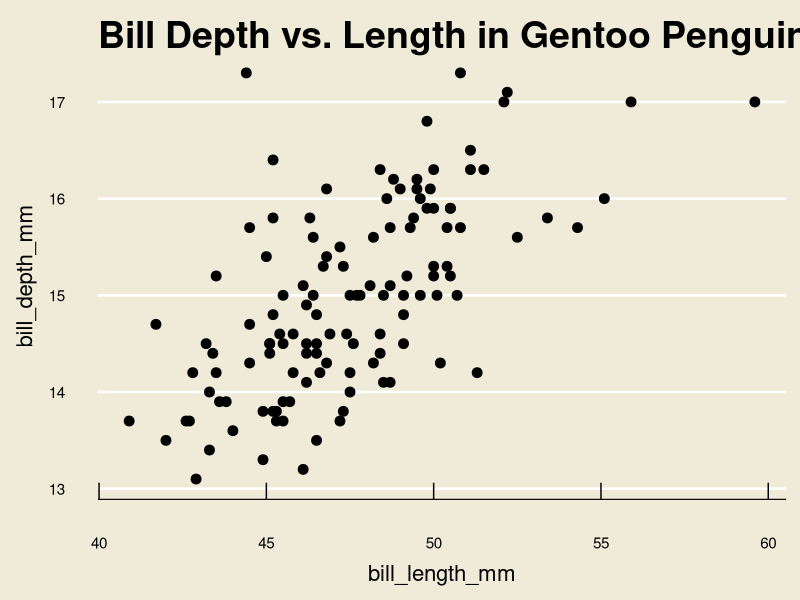
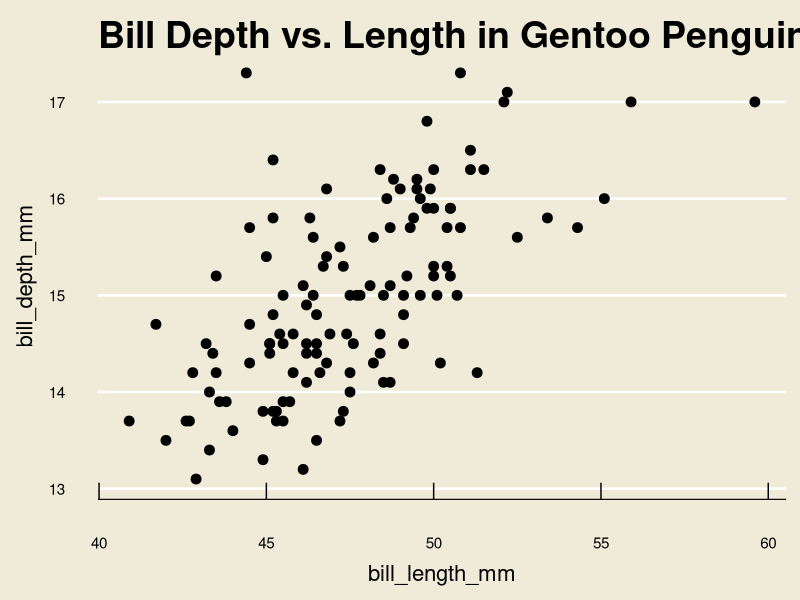
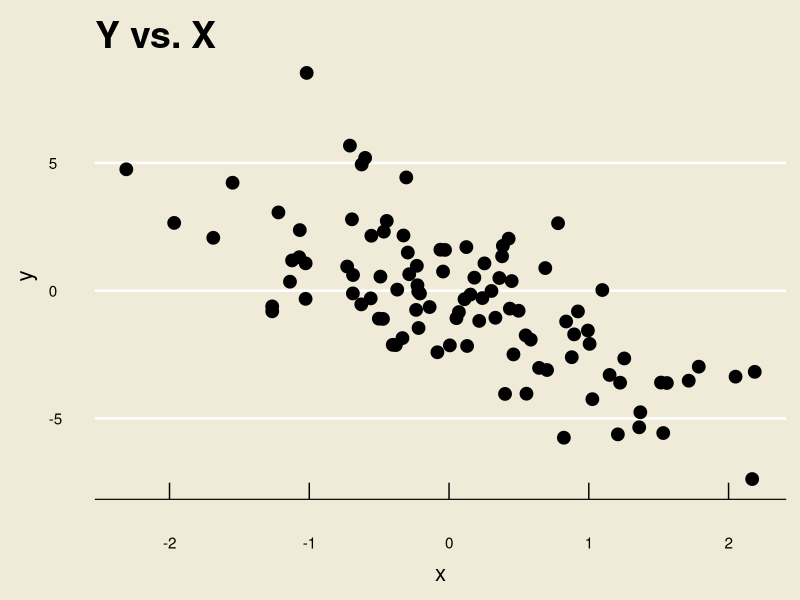
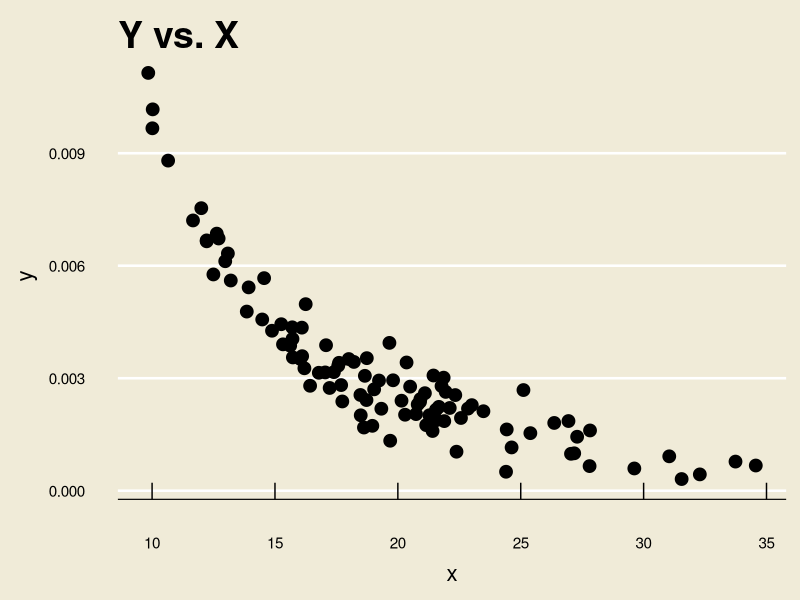
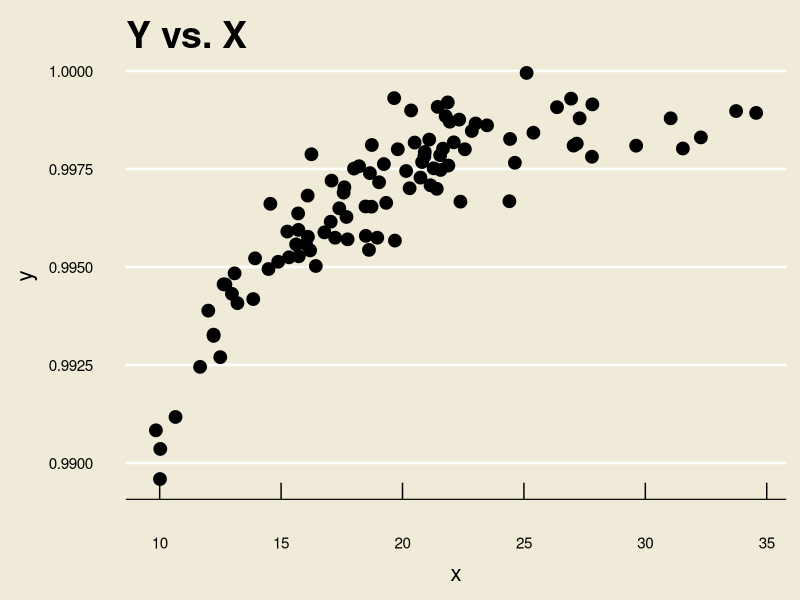
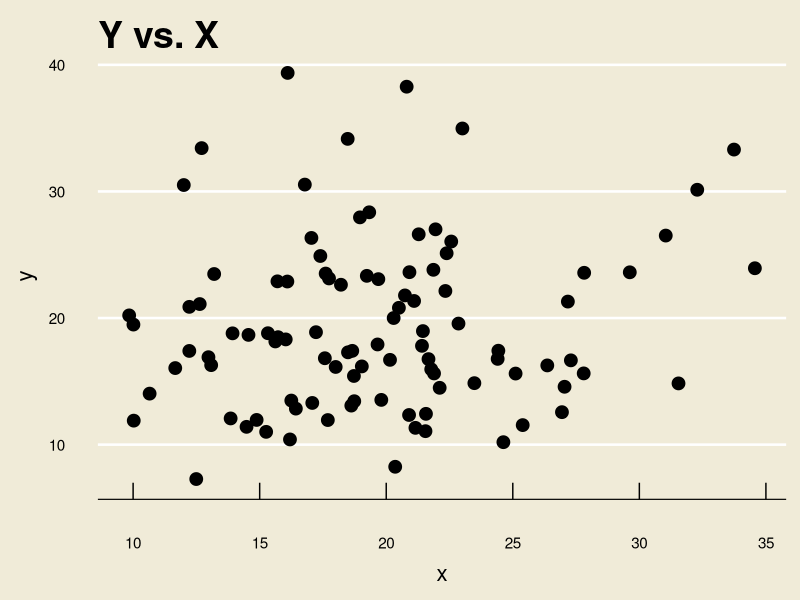
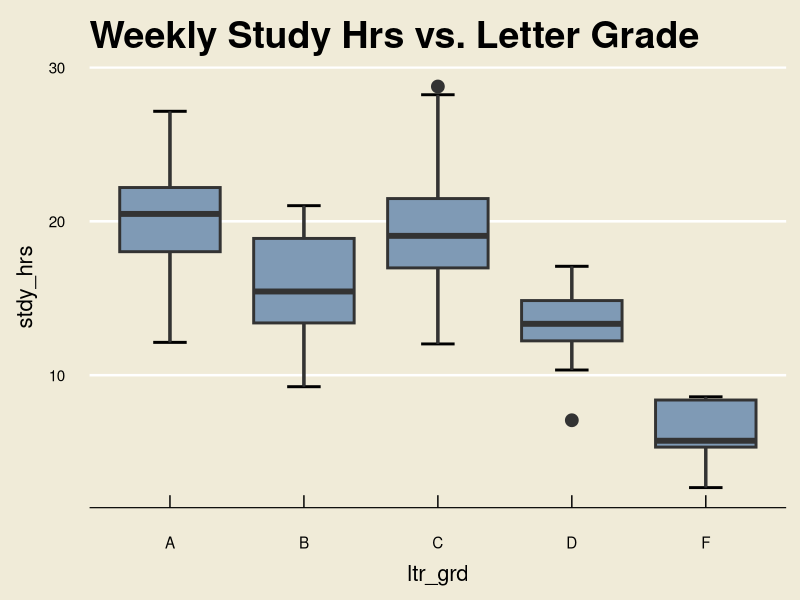
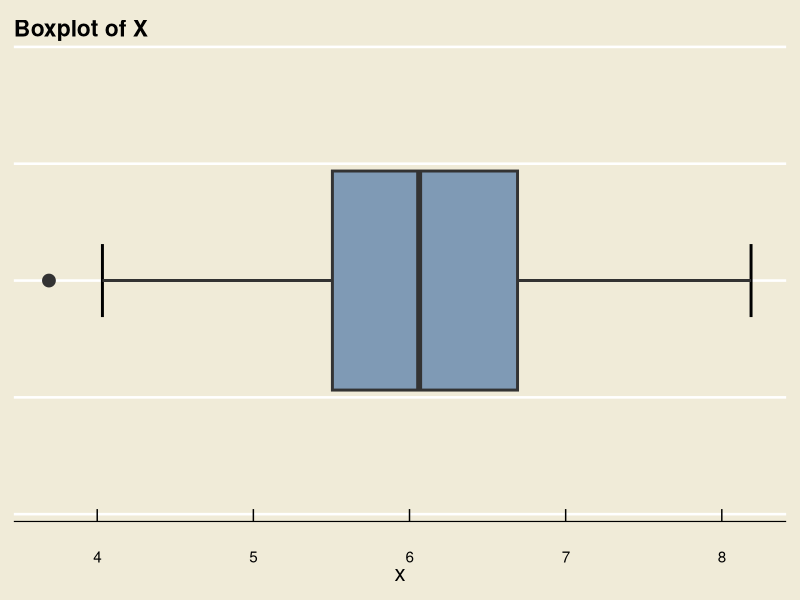

The R script that drew these images, in order:
## ---- chunk 1
library(tidyverse)
library(ggthemes)
## ---- chunk 2
#| class-output: hscroll

library(palmerpenguins)
library(tibble)

# cat(format(as_tibble(mtcars))[-3L], sep = "\n")
gentoo <- penguins %>% filter(species == "Gentoo")

cat(format(as_tibble(gentoo[,3:4]))[-c(3L, 1L)], sep = "\n")
## ---- chunk 3
library(tidyverse)

penguins %>% filter(species == "Gentoo") %>%
  ggplot(aes(x = bill_length_mm, y = bill_depth_mm)) +
  geom_point(size = 3) +
  theme_economist(base_size = 24) +
  ggtitle("Bill Depth vs. Length in Gentoo Penguins") +
  theme(panel.background = element_rect("#f0ebd8"),
        plot.background = element_rect(fill = "#f0ebd8"),
        axis.title.y = element_text(size = 16,
                                    margin = margin(
                                      t = 0, 
                                      r = 10,
                                      b = 0, 
                                      l = 0)),
        axis.title.x = element_text(size = 16,
                                    margin = margin(
                                      t = 10, 
                                      r = 0,
                                      b = 0, 
                                      l = 0)),
        title = element_text(size = 18)
  )
## ---- chunk 4
library(tidyverse)

gentoo %>%
  ggplot(aes(x = bill_length_mm, y = bill_depth_mm)) +
  geom_point(size = 3) +
  theme_economist(base_size = 24) +
  ggtitle("Bill Depth vs. Length in Gentoo Penguins") +
  theme(panel.background = element_rect("#f0ebd8"),
        plot.background = element_rect(fill = "#f0ebd8"),
        axis.title.y = element_text(size = 16,
                                    margin = margin(
                                      t = 0, 
                                      r = 10,
                                      b = 0, 
                                      l = 0)),
        axis.title.x = element_text(size = 16,
                                    margin = margin(
                                      t = 10, 
                                      r = 0,
                                      b = 0, 
                                      l = 0)),
        title = element_text(size = 18)
  )
## ---- chunk 5
set.seed(123)
x <- rnorm(100)
y <- -2 * x + rnorm(100, 0, 2)

data.frame(x, y) %>%
  ggplot(aes(x = x, y = y)) +
  geom_point(size = 4) +
  theme_economist(base_size = 24) +
  ggtitle("Y vs. X") +
  theme(panel.background = element_rect("#f0ebd8"),
        plot.background = element_rect(fill = "#f0ebd8"),
        axis.title.y = element_text(size = 16,
                                    margin = margin(
                                      t = 0, 
                                      r = 10,
                                      b = 0, 
                                      l = 0)),
        axis.title.x = element_text(size = 16,
                                    margin = margin(
                                      t = 10, 
                                      r = 0,
                                      b = 0, 
                                      l = 0)),
        title = element_text(size = 18)
  )
## ---- chunk 6
set.seed(123)
x <- rchisq(100, 20)
y <- (1 / x^2) + rnorm(100, 0, 0.0005)

data.frame(x, y) %>%
  ggplot(aes(x = x, y = y)) +
  geom_point(size = 4) +
  theme_economist(base_size = 24) +
  ggtitle("Y vs. X") +
  theme(panel.background = element_rect("#f0ebd8"),
        plot.background = element_rect(fill = "#f0ebd8"),
        axis.title.y = element_text(size = 16,
                                    margin = margin(
                                      t = 0, 
                                      r = 10,
                                      b = 0, 
                                      l = 0)),
        axis.title.x = element_text(size = 16,
                                    margin = margin(
                                      t = 10, 
                                      r = 0,
                                      b = 0, 
                                      l = 0)),
        title = element_text(size = 18)
  )
## ---- chunk 7
set.seed(123)
x <- rchisq(100, 20)
y <- 1 - (1/x^2)  + rnorm(100, 0, 0.0007)

data.frame(x, y) %>%
  ggplot(aes(x = x, y = y)) +
  geom_point(size = 4) +
  theme_economist(base_size = 24) +
  ggtitle("Y vs. X") +
  theme(panel.background = element_rect("#f0ebd8"),
        plot.background = element_rect(fill = "#f0ebd8"),
        axis.title.y = element_text(size = 16,
                                    margin = margin(
                                      t = 0, 
                                      r = 10,
                                      b = 0, 
                                      l = 0)),
        axis.title.x = element_text(size = 16,
                                    margin = margin(
                                      t = 10, 
                                      r = 0,
                                      b = 0, 
                                      l = 0)),
        title = element_text(size = 18)
  )
## ---- chunk 8
set.seed(123)
x <- rchisq(100, 20)
y <- rchisq(100, 20)

data.frame(x, y) %>%
  ggplot(aes(x = x, y = y)) +
  geom_point(size = 4) +
  theme_economist(base_size = 24) +
  ggtitle("Y vs. X") +
  theme(panel.background = element_rect("#f0ebd8"),
        plot.background = element_rect(fill = "#f0ebd8"),
        axis.title.y = element_text(size = 16,
                                    margin = margin(
                                      t = 0, 
                                      r = 10,
                                      b = 0, 
                                      l = 0)),
        axis.title.x = element_text(size = 16,
                                    margin = margin(
                                      t = 10, 
                                      r = 0,
                                      b = 0, 
                                      l = 0)),
        title = element_text(size = 18)
  )
## ---- chunk 9
dat <- read.csv("grade_data.csv", header = T)
dat
## ---- chunk 10

dat %>%
  ggplot(aes(x = ltr_grd, y = stdy_hrs)) +
  stat_boxplot(geom = "errorbar", 
               width = 0.25,
               linewidth = 1) +
  geom_boxplot(fill =  "#7f9ab5", 
               size = 1,
               outlier.size = 4) +
  theme_economist(base_size = 18) +
  ggtitle("Weekly Study Hrs vs. Letter Grade") +
  theme(panel.background = element_rect("#f0ebd8"),
        plot.background = element_rect(fill = "#f0ebd8"),
        axis.title.y = element_text(size = 16,
                                    margin = margin(
                                      t = 0, 
                                      r = 10,
                                      b = 0, 
                                      l = 0)),
        axis.title.x = element_text(size = 16,
                                    margin = margin(
                                      t = 10, 
                                      r = 0,
                                      b = 0, 
                                      l = 0)),
        title = element_text(size = 18,
                                    margin = margin(
                                      t = 0, 
                                      r = 0,
                                      b = 10, 
                                      l = 0))
  ) 
## ---- chunk 11
#| class-output: hscroll

set.seed(130)
x <- rnorm(140, 80, 5)
x <- round(x, 3)
x
## ---- chunk 12
set.seed(123)
x <- rnorm(100, 6)
data.frame(x) %>%
  ggplot(aes(x = x)) +
  stat_boxplot(geom = "errorbar", 
               width = 0.25,
               linewidth = 1) +
  geom_boxplot(fill =  "#7f9ab5", 
               size = 1,
               outlier.size = 4) +
  theme_economist(base_size = 18) +
  theme(panel.background = element_rect("#f0ebd8"),
        plot.background = element_rect(fill = "#f0ebd8"),
        axis.title.y = element_text(size = 16,
                                    margin = margin(
                                      t = 0, 
                                      r = 10,
                                      b = 0, 
                                      l = 0)),
        axis.title.x = element_text(size = 16),
        axis.text.y = element_blank()
  ) +
  ylim(c(-0.75, 0.75)) +
  ggtitle("Boxplot of X")
